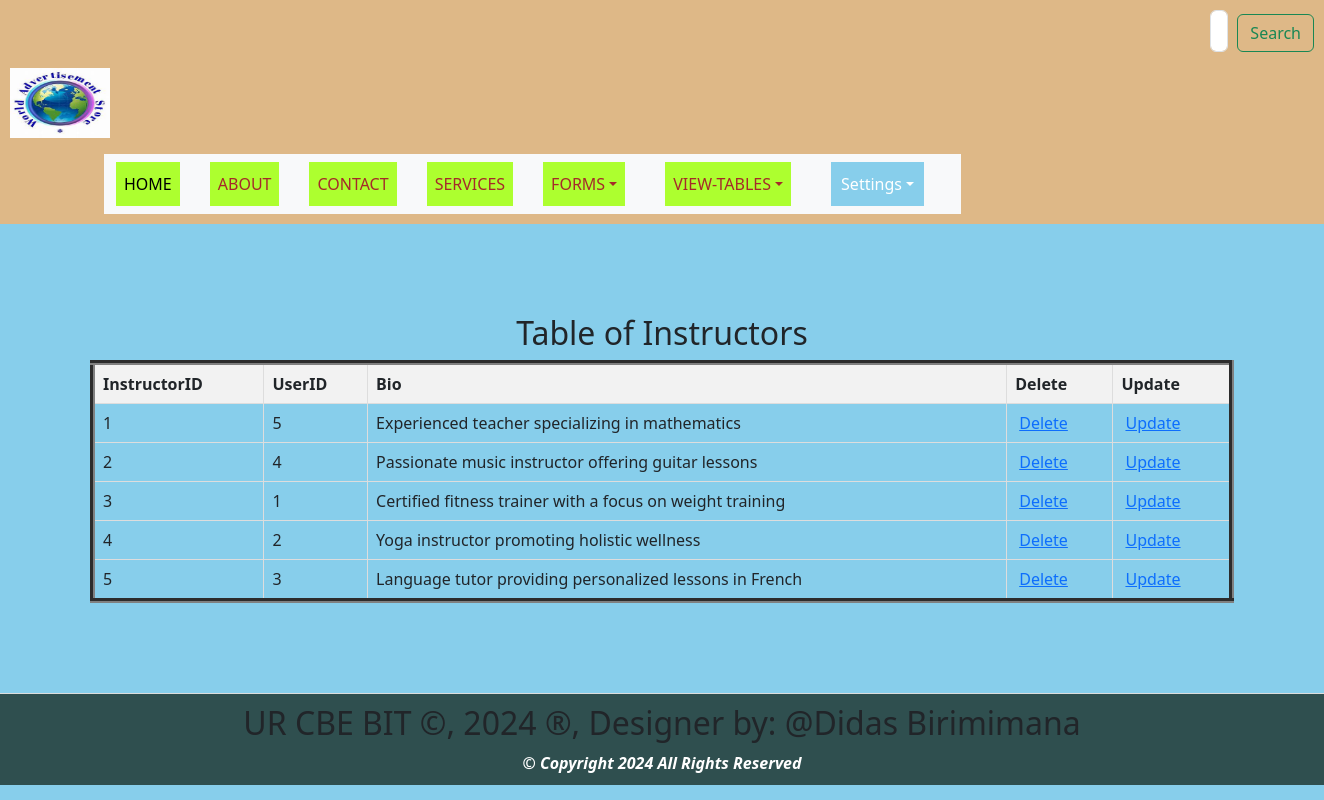
The app's page /view_instructors.php with its own data.
### tables this page shows
CREATE TABLE `instructors` (
  `InstructorID` int(11) NOT NULL,
  `UserID` int(11) DEFAULT NULL,
  `Bio` text DEFAULT NULL
);

### view_instructors.php (the view, shortened to what this page needs)
<html>
<head>
  <link rel="stylesheet" type="text/css" href="styles.css" title="style 1" media="screen, tv, projection, handheld, print"/>
  <link rel="stylesheet" type="text/css" href="styles.css" title="style 1" media="screen, tv, projection, handheld, print">
    <link href="https://cdn.jsdelivr.net/npm/bootstrap@5.3.3/dist/css/bootstrap.min.css" rel="stylesheet">
</head>
<body style="background-color: skyblue;">
<header>
    <form class="d-flex" role="search" action="search.php" method="GET">
        <input class="form-control me-2" type="search" placeholder="Search" aria-label="Search" name="query">
        <button class="btn btn-outline-success" type="submit">Search</button>
    </form>
    <ul style="list-style-type: none; padding: 0;">
        <li style="display: inline; margin-right: 10px;">
           <a href="home.html">
            <img src="./Images/th.jpeg" width="100" height="70" alt="Logo"> </a>
        </li>
    </ul>
    <div class="container">
        <div class="row">
            <div class="col-auto">
                <div class="box">
                    <nav class="navbar navbar-expand-lg bg-body-tertiary">
                        <div class="container-fluid">
                            <div class="collapse navbar-collapse" id="navbarNavDropdown">
                                <ul class="navbar-nav">
                                    <li class="nav-item">
                                        <a class="nav-link active" aria-current="page" href="home.html">HOME</a>
                                    </li>
                                    <li class="nav-item">
                                        <a class="nav-link" href="about.html">ABOUT</a>
                                    </li>
                                    <li class="nav-item">
                                        <a class="nav-link" href="contact.html">CONTACT</a>
                                    </li>
                                    <li class="nav-item">
                                        <a class="nav-link" href="services.html">SERVICES</a>
                                    </li>
                                    <li class="nav-item dropdown">
                                        <a class="nav-link dropdown-toggle" href="#"  data-bs-toggle="dropdown" aria-expanded="false">FORMS</a>
                                    </li>
                                    <li class="nav-item dropdown">
                                        <a class="nav-link dropdown-toggle" href="#" role="button" data-bs-toggle="dropdown" aria-expanded="false">VIEW-TABLES</a>
                                    </li>
                                    <li class="dropdown" style="display: inline; margin-right: 10px;">
                                        <a href="#" class="nav-link dropdown-toggle" style="padding: 10px; color: white; background-color: skyblue; text-decoration: none; margin-right: 15px;">Settings</a>
                                    </li>
                                </ul>
                            </div>
                        </div>
                    </nav>
                </div>
            </div>
        </div>
    </div>
</header>
<section>
<!DOCTYPE html>
<html>
<head>
</head>
<body>
    <center><h2>Table of Instructors</h2></center>
    <table border="5">
        <tr>
            <th>InstructorID</th>
            <th>UserID</th>
            <th>Bio</th>
            <th>Delete</th>
            <th>Update</th>
        </tr>
        <?php
       include('Database_Connection.php');
        $sql = "SELECT * FROM instructors";
        $result = $connection->query($sql);
        if ($result->num_rows > 0) {
            while ($row = $result->fetch_assoc()) {
                $instId = $row['InstructorID'];
                echo "<tr>
                    <td>" . $row['InstructorID'] . "</td>
                    <td>" . $row['UserID'] . "</td>
                    <td>" . $row['Bio'] . "</td>
                    <td><a style='padding:4px' href='delete_instructors.php?InstructorID=$instId'>Delete</a></td>
                    <td><a style='padding:4px' href='update_instructors.php?InstructorID=$instId'>Update</a></td>
                </tr>";
            }
        } else {
            echo "<tr><td colspan='9'>No data found</td></tr>";
        }
        ?>
    </table>
</body>
    </section>
<footer>
 <marquee behavior='alternate'>
<b><h2>UR CBE BIT &copy, 2024 &reg, Designer by: @Didas Birimimana</h2></b>
</marquee>
<center><b style="color: white;"><i>&copy Copyright 2024 All Rights Reserved</i></b></center>
</footer>
</body>
</html>

### styles.css (style rules this page uses)
body { font-family: Arial, sans-serif; margin: 0; padding: 0; }
header { background-color: darkslategray; padding: 5px; }
nav { display: flex; justify-content: space-between; }
.nav-link { list-style: none; margin: 0; padding: 0; display: inline-block; margin-right: 20px; text-decoration: none; color: black; }
.dropdown { position: relative; display: inline; margin-right: 10px; }
section { padding: 90px; border-bottom: 1px solid #ddd; }
footer { text-align: center; padding: 10px; background-color: darkslategray; }

### view_instructors.php (style rules this page uses)
.nav-link { padding: 10px; color: white; background-color: greenyellow; text-decoration: none; margin-right: 30px; text-align: center; }
.nav-link:link { color: brown; }
button.btn { margin-left: 1px; margin-top: 4px; }
input.form-control { margin-left: 1200px; padding: 8px; }
header { background-color: burlywood; padding: 10px; }
table { width: 100%; border-collapse: collapse; }
th, td { border: 1px solid #ddd; padding: 8px; text-align: left; }
th { background-color: #f2f2f2; }

### records on screen
instructors: InstructorID "1", UserID "5", Bio "Experienced teacher specializing in mathematics"
instructors: InstructorID "2", UserID "4", Bio "Passionate music instructor offering guitar lessons"
instructors: InstructorID "3", UserID "1", Bio "Certified fitness trainer with a focus on weight training"
instructors: InstructorID "4", UserID "2", Bio "Yoga instructor promoting holistic wellness"
instructors: InstructorID "5", UserID "3", Bio "Language tutor providing personalized lessons in French"
